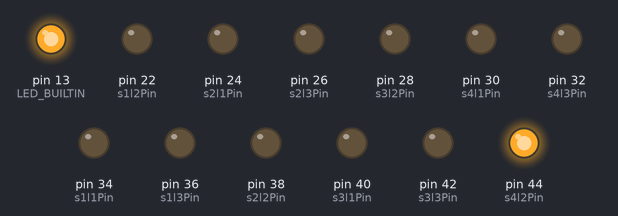
The sketch below on a simulated Arduino Mega 2560, built with avr-gcc and run on an emulated ATmega2560. Shown: output pins drawn as LEDs (lit = HIGH). Random numbers use the default seed unless the sketch sets one.

Above: at 0.1 s.
At 7.9 s:
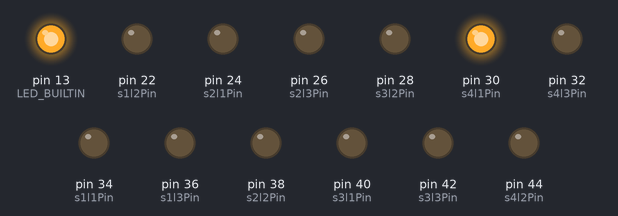
At 19.3 s:
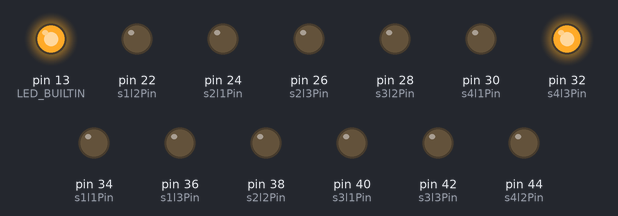
At 34.6 s:
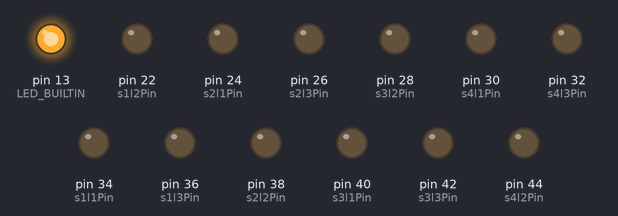
Timing chart, 0 to 36.1 s (numbered marks = the images above):
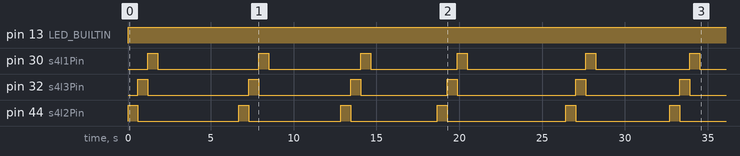

The sketch:

uLED_place_induction.ino
```cpp
/* Send a TTL pulse on any of the 1-12 trigger-in channel of the OSCLite 1 for
  / controlling the uLED, according to some specification */
// settings
int delayBetweenPulsesFrom = 4000; // in ms, first value on range of for random pulses delay, for example 20
int delayBetweenPulsesTo = 6000; // in ms, last value on range of for random pulses delay, for example 40
int pulseDuration = 600; // in ms, for example 20
boolean continousStimulation = true;// stimulation no dependent of the behavoiur arduino

// Pins
const int s1l1Pin = 34;
const int s1l2Pin = 22;
const int s1l3Pin = 36;

const int s2l1Pin = 24;
const int s2l2Pin = 38;
const int s2l3Pin = 26;

const int s3l1Pin = 40;
const int s3l2Pin = 28;
const int s3l3Pin = 42;

const int s4l1Pin = 30;
const int s4l2Pin = 44;
const int s4l3Pin = 32;

const int BlockPin = 53; // From the control behaviour arduino

const int useOrder[] = {2, 3, 1};
const int stimShank = 4;

// state variables
int stimBlock = 0; // 0 is no stimulating
int uled_num = 0;

int delayBetweenPulses;

void setup() {
  pinMode(LED_BUILTIN, OUTPUT);

  pinMode(s1l1Pin, OUTPUT);
  pinMode(s1l2Pin, OUTPUT);
  pinMode(s1l3Pin, OUTPUT);
  pinMode(s2l1Pin, OUTPUT);
  pinMode(s2l2Pin, OUTPUT);
  pinMode(s2l3Pin, OUTPUT);
  pinMode(s3l1Pin, OUTPUT);
  pinMode(s3l2Pin, OUTPUT);
  pinMode(s3l3Pin, OUTPUT);
  pinMode(s4l1Pin, OUTPUT);
  pinMode(s4l2Pin, OUTPUT);
  pinMode(s4l3Pin, OUTPUT);

  pinMode(BlockPin, INPUT);

  delayBetweenPulsesTo = delayBetweenPulsesTo + 1;
  randomSeed(analogRead(A0));
}

void loop() {
  if  (continousStimulation == true) {
    digitalWrite(LED_BUILTIN, HIGH);   // turn the LED on
    for (int i = 0; i < 3; i++) {
      if (useOrder[i] == 1) {
        // ONLY ONE SHANK SHOULD BE ARMED IN THE NEUROLIGHT SOFTWARE AT ONE TIME - otherwise, manually change code to comment out nonactive shanks
        if (stimShank == 1) {
          digitalWrite(s1l1Pin, HIGH); delay(pulseDuration); digitalWrite(s1l1Pin, LOW);
        } else if (stimShank == 2) {
          digitalWrite(s2l1Pin, HIGH); delay(pulseDuration); digitalWrite(s2l1Pin, LOW);
        } else if (stimShank == 3) {
          digitalWrite(s3l1Pin, HIGH); delay(pulseDuration); digitalWrite(s3l1Pin, LOW);
        } else if (stimShank == 4) {
          digitalWrite(s4l1Pin, HIGH); delay(pulseDuration); digitalWrite(s4l1Pin, LOW);
        }
      } else if (useOrder[i] == 2) {
        if (stimShank == 1) {
          digitalWrite(s1l2Pin, HIGH); delay(pulseDuration); digitalWrite(s1l2Pin, LOW);
        } else if (stimShank == 2) {
          digitalWrite(s2l2Pin, HIGH); delay(pulseDuration); digitalWrite(s2l2Pin, LOW);
        } else if (stimShank == 3) {
          digitalWrite(s3l2Pin, HIGH); delay(pulseDuration); digitalWrite(s3l2Pin, LOW);
        } else if (stimShank == 4) {
          digitalWrite(s4l2Pin, HIGH); delay(pulseDuration); digitalWrite(s4l2Pin, LOW);
        }
      } else if (useOrder[i] == 3) {
        if (stimShank == 1) {
          digitalWrite(s1l3Pin, HIGH); delay(pulseDuration); digitalWrite(s1l3Pin, LOW);
        } else if (stimShank == 2) {
          digitalWrite(s2l3Pin, HIGH); delay(pulseDuration); digitalWrite(s2l3Pin, LOW);
        } else if (stimShank == 3) {
          digitalWrite(s3l3Pin, HIGH); delay(pulseDuration); digitalWrite(s3l3Pin, LOW);
        } else if (stimShank == 4) {
          digitalWrite(s4l3Pin, HIGH); delay(pulseDuration); digitalWrite(s4l3Pin, LOW);
        }
      }
    }
    delayBetweenPulses = random(delayBetweenPulsesFrom, delayBetweenPulsesTo); // random delay for pulses as previously defined
    delay(delayBetweenPulses);
  } else {
    digitalWrite(LED_BUILTIN, LOW);   // turn the LED off
  }
}
```

Measured:
- by itself, pin 13 (LED_BUILTIN): LOW → HIGH at 0.00 s
- by itself, pin 30 (s4l1Pin): LOW → HIGH at 1.2 s, → LOW 0.60 s later, → HIGH 6.1 s later, → LOW 0.60 s later, … (12 changes in this stretch)
- by itself, pin 32 (s4l3Pin): LOW → HIGH at 0.60 s, → LOW 0.60 s later, → HIGH 6.1 s later, → LOW 0.60 s later, … (12 changes in this stretch)
- by itself, pin 44 (s4l2Pin): LOW → HIGH at 0.00 s, → LOW 0.60 s later, → HIGH 6.1 s later, → LOW 0.60 s later, … (12 changes in this stretch)
